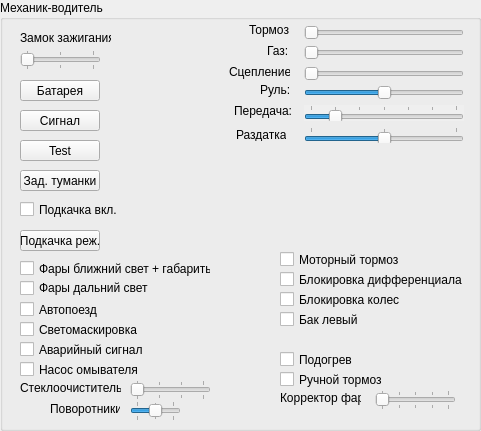
   <widget class="QGroupBox" name="Driver_GB">
    <property name="geometry">
     <rect>
      <x>10</x>
      <y>360</y>
      <width>481</width>
      <height>431</height>
     </rect>
    </property>
    <property name="title">
     <string>Механик-водитель</string>
    </property>
    <property name="checkable">
     <bool>false</bool>
    </property>
    <widget class="QSlider" name="GasSlider">
     <property name="geometry">
      <rect>
       <x>304</x>
       <y>45</y>
       <width>160</width>
       <height>16</height>
      </rect>
     </property>
     <property name="mouseTracking">
      <bool>true</bool>
     </property>
     <property name="orientation">
      <enum>Qt::Horizontal</enum>
     </property>
    </widget>
    <widget class="QSlider" name="GearSlider">
     <property name="geometry">
      <rect>
       <x>304</x>
       <y>105</y>
       <width>160</width>
       <height>16</height>
      </rect>
     </property>
     <property name="mouseTracking">
      <bool>true</bool>
     </property>
     <property name="autoFillBackground">
      <bool>true</bool>
     </property>
     <property name="minimum">
      <number>-1</number>
     </property>
     <property name="maximum">
      <number>5</number>
     </property>
     <property name="value">
      <number>0</number>
     </property>
     <property name="tracking">
      <bool>true</bool>
     </property>
     <property name="orientation">
      <enum>Qt::Horizontal</enum>
     </property>
     <property name="tickPosition">
      <enum>QSlider::TicksAbove</enum>
     </property>
    </widget>
    <widget class="QLabel" name="lblSteering">
     <property name="geometry">
      <rect>
       <x>260</x>
       <y>82</y>
       <width>31</width>
       <height>16</height>
      </rect>
     </property>
     <property name="text">
      <string>Руль:</string>
     </property>
    </widget>
    <widget class="QLabel" name="lblGas">
     <property name="geometry">
      <rect>
       <x>267</x>
       <y>43</y>
       <width>21</width>
       <height>16</height>
      </rect>
     </property>
     <property name="text">
      <string>Газ:</string>
     </property>
    </widget>
    <widget class="QSlider" name="BrakeSlider">
     <property name="geometry">
      <rect>
       <x>304</x>
       <y>25</y>
       <width>160</width>
       <height>16</height>
      </rect>
     </property>
     <property name="mouseTracking">
      <bool>true</bool>
     </property>
     <property name="statusTip">
      <string/>
     </property>
     <property name="whatsThis">
      <string/>
     </property>
     <property name="orientation">
      <enum>Qt::Horizontal</enum>
     </property>
    </widget>
    <widget class="QLabel" name="lblBrake">
     <property name="geometry">
      <rect>
       <x>249</x>
       <y>22</y>
       <width>41</width>
       <height>16</height>
      </rect>
     </property>
     <property name="text">
      <string>Тормоз:</string>
     </property>
    </widget>
    <widget class="QLabel" name="lblGear">
     <property name="geometry">
      <rect>
       <x>234</x>
       <y>103</y>
       <width>61</width>
       <height>16</height>
      </rect>
     </property>
     <property name="text">
      <string>Передача:</string>
     </property>
    </widget>
    <widget class="QSlider" name="SteeringSlider">
     <property name="geometry">
      <rect>
       <x>304</x>
       <y>85</y>
       <width>160</width>
       <height>16</height>
      </rect>
     </property>
     <property name="mouseTracking">
      <bool>true</bool>
     </property>
     <property name="value">
      <number>50</number>
     </property>
     <property name="orientation">
      <enum>Qt::Horizontal</enum>
     </property>
    </widget>
    <widget class="QLabel" name="lblCoupling">
     <property name="geometry">
      <rect>
       <x>229</x>
       <y>64</y>
       <width>61</width>
       <height>16</height>
      </rect>
     </property>
     <property name="text">
      <string>Сцепление:</string>
     </property>
    </widget>
    <widget class="QSlider" name="CouplingSlider">
     <property name="geometry">
      <rect>
       <x>304</x>
       <y>66</y>
       <width>160</width>
       <height>16</height>
      </rect>
     </property>
     <property name="orientation">
      <enum>Qt::Horizontal</enum>
     </property>
    </widget>
    <widget class="QSlider" name="TransferGearSlider">
     <property name="geometry">
      <rect>
       <x>304</x>
       <y>127</y>
       <width>160</width>
       <height>16</height>
      </rect>
     </property>
     <property name="minimum">
      <number>-1</number>
     </property>
     <property name="maximum">
      <number>1</number>
     </property>
     <property name="value">
      <number>0</number>
     </property>
     <property name="orientation">
      <enum>Qt::Horizontal</enum>
     </property>
     <property name="tickPosition">
      <enum>QSlider::TicksAbove</enum>
     </property>
    </widget>
    <widget class="QLabel" name="lblTransferGear">
     <property name="geometry">
      <rect>
       <x>236</x>
       <y>128</y>
       <width>50</width>
       <height>13</height>
      </rect>
     </property>
     <property name="text">
      <string>Раздатка:</string>
     </property>
    </widget>
    <widget class="QPushButton" name="BatteryButton">
     <property name="geometry">
      <rect>
       <x>20</x>
       <y>80</y>
       <width>80</width>
       <height>21</height>
      </rect>
     </property>
     <property name="text">
      <string>Батарея</string>
     </property>
    </widget>
    <widget class="QCheckBox" name="HeadLamp_CB">
     <property name="geometry">
      <rect>
       <x>20</x>
       <y>259</y>
       <width>191</width>
       <height>19</height>
      </rect>
     </property>
     <property name="text">
      <string>Фары ближний свет + габариты</string>
     </property>
    </widget>
    <widget class="QSlider" name="TurnSwitchSlider">
     <property name="geometry">
      <rect>
       <x>130</x>
       <y>401</y>
       <width>51</width>
       <height>20</height>
      </rect>
     </property>
     <property name="minimum">
      <number>-1</number>
     </property>
     <property name="maximum">
      <number>1</number>
     </property>
     <property name="orientation">
      <enum>Qt::Horizontal</enum>
     </property>
     <property name="tickPosition">
      <enum>QSlider::TicksBothSides</enum>
     </property>
    </widget>
    <widget class="QLabel" name="lblTurnSwitch">
     <property name="geometry">
      <rect>
       <x>50</x>
       <y>401</y>
       <width>70</width>
       <height>16</height>
      </rect>
     </property>
     <property name="text">
      <string>Поворотники:</string>
     </property>
    </widget>
    <widget class="QPushButton" name="SignalButton">
     <property name="geometry">
      <rect>
       <x>20</x>
       <y>110</y>
       <width>80</width>
       <height>21</height>
      </rect>
     </property>
     <property name="text">
      <string>Сигнал</string>
     </property>
    </widget>
    <widget class="QCheckBox" name="HandBrake_CB">
     <property name="geometry">
      <rect>
       <x>280</x>
       <y>370</y>
       <width>111</width>
       <height>19</height>
      </rect>
     </property>
     <property name="text">
      <string>Ручной тормоз</string>
     </property>
    </widget>
    <widget class="QCheckBox" name="Washer_CB">
     <property name="geometry">
      <rect>
       <x>20</x>
       <y>360</y>
       <width>131</width>
       <height>19</height>
      </rect>
     </property>
     <property name="text">
      <string>Насос омывателя</string>
     </property>
    </widget>
    <widget class="QPushButton" name="WheelsPressureModeButton">
     <property name="geometry">
      <rect>
       <x>20</x>
       <y>230</y>
       <width>80</width>
       <height>21</height>
      </rect>
     </property>
     <property name="text">
      <string>Подкачка реж.</string>
     </property>
    </widget>
    <widget class="QCheckBox" name="SMU_CB">
     <property name="geometry">
      <rect>
       <x>20</x>
       <y>320</y>
       <width>131</width>
       <height>19</height>
      </rect>
     </property>
     <property name="text">
      <string>Светомаскировка</string>
     </property>
    </widget>
    <widget class="QCheckBox" name="HighBeamLamp_CB">
     <property name="geometry">
      <rect>
       <x>20</x>
       <y>280</y>
       <width>141</width>
       <height>16</height>
      </rect>
     </property>
     <property name="text">
      <string>Фары дальний свет</string>
     </property>
    </widget>
    <widget class="QCheckBox" name="Alarm_CB">
     <property name="geometry">
      <rect>
       <x>20</x>
       <y>340</y>
       <width>141</width>
       <height>19</height>
      </rect>
     </property>
     <property name="text">
      <string>Аварийный сигнал</string>
     </property>
    </widget>
    <widget class="QSlider" name="IgnitionSlider">
     <property name="geometry">
      <rect>
       <x>20</x>
       <y>50</y>
       <width>81</width>
       <height>20</height>
      </rect>
     </property>
     <property name="minimum">
      <number>0</number>
     </property>
     <property name="maximum">
      <number>2</number>
     </property>
     <property name="pageStep">
      <number>1</number>
     </property>
     <property name="orientation">
      <enum>Qt::Horizontal</enum>
     </property>
     <property name="tickPosition">
      <enum>QSlider::TicksBothSides</enum>
     </property>
    </widget>
    <widget class="QSlider" name="WiperSlider">
     <property name="geometry">
      <rect>
       <x>130</x>
       <y>380</y>
       <width>81</width>
       <height>20</height>
      </rect>
     </property>
     <property name="minimum">
      <number>0</number>
     </property>
     <property name="maximum">
      <number>3</number>
     </property>
     <property name="pageStep">
      <number>1</number>
     </property>
     <property name="orientation">
      <enum>Qt::Horizontal</enum>
     </property>
     <property name="tickPosition">
      <enum>QSlider::TicksBothSides</enum>
     </property>
    </widget>
    <widget class="QLabel" name="lblIgnition">
     <property name="geometry">
      <rect>
       <x>20</x>
       <y>30</y>
       <width>91</width>
       <height>16</height>
      </rect>
     </property>
     <property name="text">
      <string>Замок зажигания:</string>
     </property>
    </widget>
    <widget class="QLabel" name="lblIgnition_2">
     <property name="geometry">
      <rect>
       <x>20</x>
       <y>380</y>
       <width>101</width>
       <height>16</height>
      </rect>
     </property>
     <property name="text">
      <string>Стеклоочиститель:</string>
     </property>
    </widget>
    <widget class="QCheckBox" name="WheelsLock_CB">
     <property name="geometry">
      <rect>
       <x>280</x>
       <y>290</y>
       <width>141</width>
       <height>19</height>
      </rect>
     </property>
     <property name="text">
      <string>Блокировка колес</string>
     </property>
    </widget>
    <widget class="QCheckBox" name="DiffLock_CB">
     <property name="geometry">
      <rect>
       <x>280</x>
       <y>270</y>
       <width>191</width>
       <height>19</height>
      </rect>
     </property>
     <property name="text">
      <string>Блокировка дифференциала</string>
     </property>
    </widget>
    <widget class="QCheckBox" name="LeftFuelTank_CB">
     <property name="geometry">
      <rect>
       <x>280</x>
       <y>310</y>
       <width>91</width>
       <height>19</height>
      </rect>
     </property>
     <property name="text">
      <string>Бак левый</string>
     </property>
    </widget>
    <widget class="QPushButton" name="TestButton">
     <property name="geometry">
      <rect>
       <x>20</x>
       <y>140</y>
       <width>80</width>
       <height>21</height>
      </rect>
     </property>
     <property name="text">
      <string>Test</string>
     </property>
    </widget>
    <widget class="QPushButton" name="RearFogLampButton">
     <property name="geometry">
      <rect>
       <x>20</x>
       <y>170</y>
       <width>80</width>
       <height>21</height>
      </rect>
     </property>
     <property name="text">
      <string>Зад. туманки</string>
     </property>
    </widget>
    <widget class="QCheckBox" name="Lorry_CB">
     <property name="geometry">
      <rect>
       <x>20</x>
       <y>300</y>
       <width>91</width>
       <height>19</height>
      </rect>
     </property>
     <property name="text">
      <string>Автопоезд</string>
     </property>
    </widget>
    <widget class="QCheckBox" name="WheelsAirPressurePower_CB">
     <property name="geometry">
      <rect>
       <x>20</x>
       <y>200</y>
       <width>111</width>
       <height>19</height>
      </rect>
     </property>
     <property name="text">
      <string>Подкачка вкл.</string>
     </property>
    </widget>
    <widget class="QCheckBox" name="EngineBrake_CB">
     <property name="geometry">
      <rect>
       <x>280</x>
       <y>250</y>
       <width>141</width>
       <height>19</height>
      </rect>
     </property>
     <property name="text">
      <string>Моторный тормоз</string>
     </property>
    </widget>
    <widget class="QCheckBox" name="Preheater_CB">
     <property name="geometry">
      <rect>
       <x>280</x>
       <y>350</y>
       <width>81</width>
       <height>19</height>
      </rect>
     </property>
     <property name="text">
      <string>Подогрев</string>
     </property>
    </widget>
    <widget class="QLabel" name="lblICentralLightAdjustLevel">
     <property name="geometry">
      <rect>
       <x>280</x>
       <y>390</y>
       <width>81</width>
       <height>16</height>
      </rect>
     </property>
     <property name="text">
      <string>Корректор фар:</string>
     </property>
    </widget>
    <widget class="QSlider" name="CentralLightAdjustLevelSlider">
     <property name="geometry">
      <rect>
       <x>375</x>
       <y>390</y>
       <width>81</width>
       <height>20</height>
      </rect>
     </property>
     <property name="minimum">
      <number>0</number>
     </property>
     <property name="maximum">
      <number>4</number>
     </property>
     <property name="pageStep">
      <number>1</number>
     </property>
     <property name="orientation">
      <enum>Qt::Horizontal</enum>
     </property>
     <property name="tickPosition">
      <enum>QSlider::TicksBothSides</enum>
     </property>
    </widget>
   </widget>
